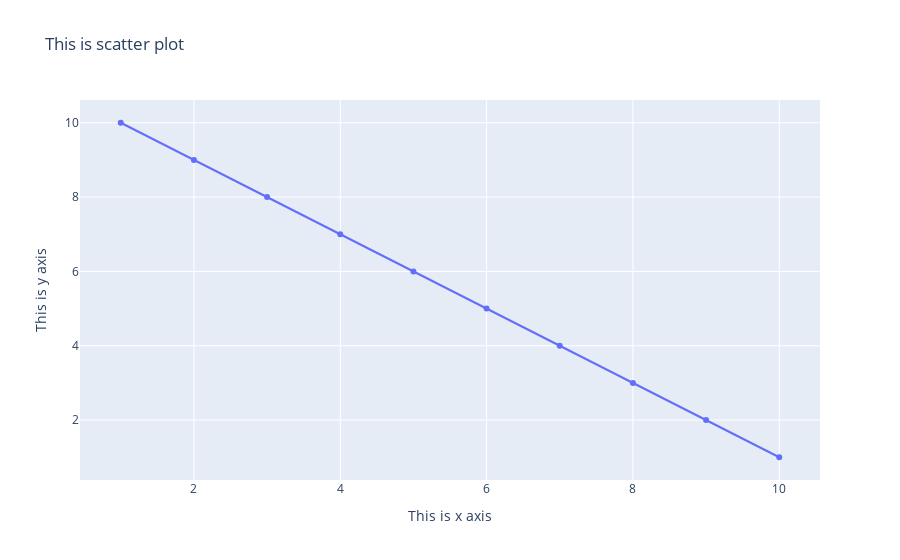

The notebook cell this image was saved under:
### Code cell
fig = go.Figure(go.Scatter(x = x, y = y))
fig.update_layout(title = "This is scatter plot", xaxis_title = "This is x axis", yaxis_title = "This is y axis")
fig.show()

### Figure 1 — Plotly figure (JSON) as saved in the notebook; plotly's stock layout.template omitted (floating-point values rounded to 4 significant figures)
{"data": [{"type": "scatter", "x": [1, 2, 3, 4, 5, 6, 7, 8, 9, 10], "y": [10, 9, 8, 7, 6, 5, 4, 3, 2, 1]}], "layout": {"autosize": true, "title": {"text": "This is scatter plot"}, "xaxis": {"autorange": true, "range": [0.4353, 10.56], "title": {"text": "This is x axis"}, "type": "linear"}, "yaxis": {"autorange": true, "range": [0.2573, 10.74], "title": {"text": "This is y axis"}, "type": "linear"}}}
